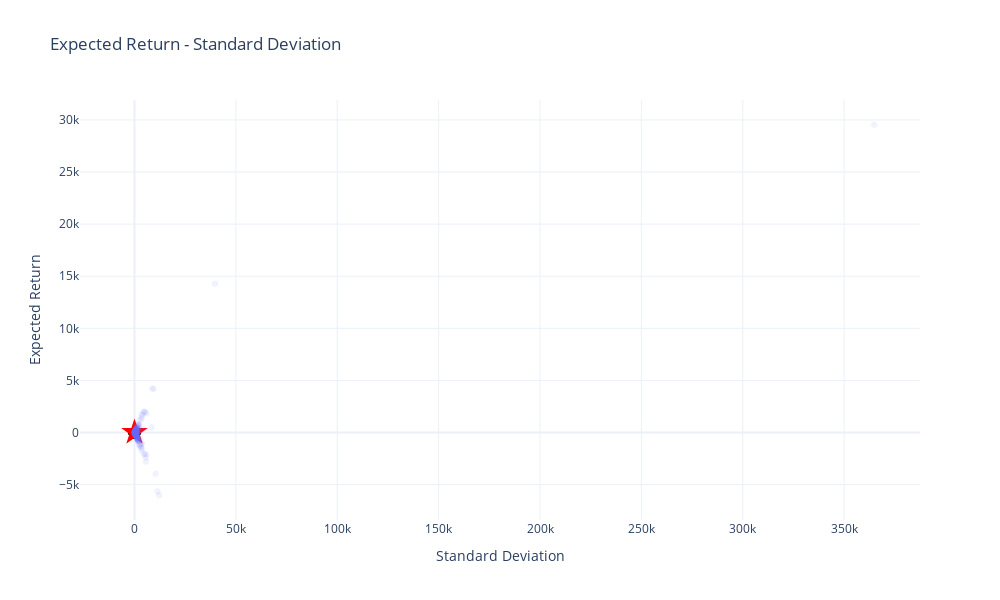

The cell this chart's notebook holds for it:
### Code cell
# Plot simulated portfolio
fig = px.scatter(
    temp, x='port_vols', y='port_rets', 
    labels={'port_vols': 'Standard Deviation', 'port_rets': 'Expected Return'},
    title="Expected Return - Standard Deviation"
     ).update_traces(mode='markers', marker=dict(symbol='circle-dot'),opacity = 0.09)

# Plot Assets A, B, C, D and the optimal
vol = [item*100 for item in [0.07, 0.12, 0.18, 0.26]]
res = [item*100 for item in [0.04, 0.08, 0.12, 0.15]]
assets = ['A', 'B', 'C', 'D']
for i in range(len(assets)):
    fig.add_scatter(
    mode='markers', 
    x=[vol[i]], 
    y=[res[i]], 
    marker=dict(color='Black', size=10, symbol='cross'),
    name = assets[i]
    ).update(layout_showlegend=False)
    
fig.add_scatter(
    mode='markers', 
    x=[0.13245841*100], 
    y=[0.1*100], 
    marker=dict(color='Red', size=20, symbol='star'),
    name = 'Optimal Portfolio',
    text = 'Optimal Portfolio'
    ).update(layout_showlegend=False)

# Show spikes
fig.update_xaxes(showspikes=True)
fig.update_yaxes(showspikes=True)
fig.show()

### Figure 1 — Plotly figure (JSON) as saved in the notebook; plotly's stock layout.template omitted (floating-point values rounded to 4 significant figures; data arrays with more than 128 entries replaced by an {"elided": "..."} marker saying what was removed)
{"data": [{"hovertemplate": "Standard Deviation=%{x}<br>Expected Return=%{y}<extra></extra>", "legendgroup": "", "marker": {"color": "#636efa", "symbol": "circle-dot"}, "mode": "markers", "name": "", "opacity": 0.09, "showlegend": false, "type": "scattergl", "x": {"elided": "10000 float values"}, "xaxis": "x", "y": {"elided": "10000 float values"}, "yaxis": "y"}, {"marker": {"color": "Black", "size": 10, "symbol": "cross"}, "mode": "markers", "name": "A", "type": "scatter", "x": [7.0], "y": [4]}, {"marker": {"color": "Black", "size": 10, "symbol": "cross"}, "mode": "markers", "name": "B", "type": "scatter", "x": [12], "y": [8]}, {"marker": {"color": "Black", "size": 10, "symbol": "cross"}, "mode": "markers", "name": "C", "type": "scatter", "x": [18], "y": [12]}, {"marker": {"color": "Black", "size": 10, "symbol": "cross"}, "mode": "markers", "name": "D", "type": "scatter", "x": [26], "y": [15]}, {"marker": {"color": "Red", "size": 20, "symbol": "star"}, "mode": "markers", "name": "Optimal Portfolio", "text": "Optimal Portfolio", "type": "scatter", "x": [13.25], "y": [10]}], "layout": {"height": 600, "legend": {"tracegroupgap": 0}, "showlegend": false, "title": {"text": "Expected Return - Standard Deviation"}, "width": 1000, "xaxis": {"anchor": "y", "domain": [0, 1], "showspikes": true, "title": {"text": "Standard Deviation"}}, "yaxis": {"anchor": "x", "domain": [0, 1], "showspikes": true, "title": {"text": "Expected Return"}}}}
